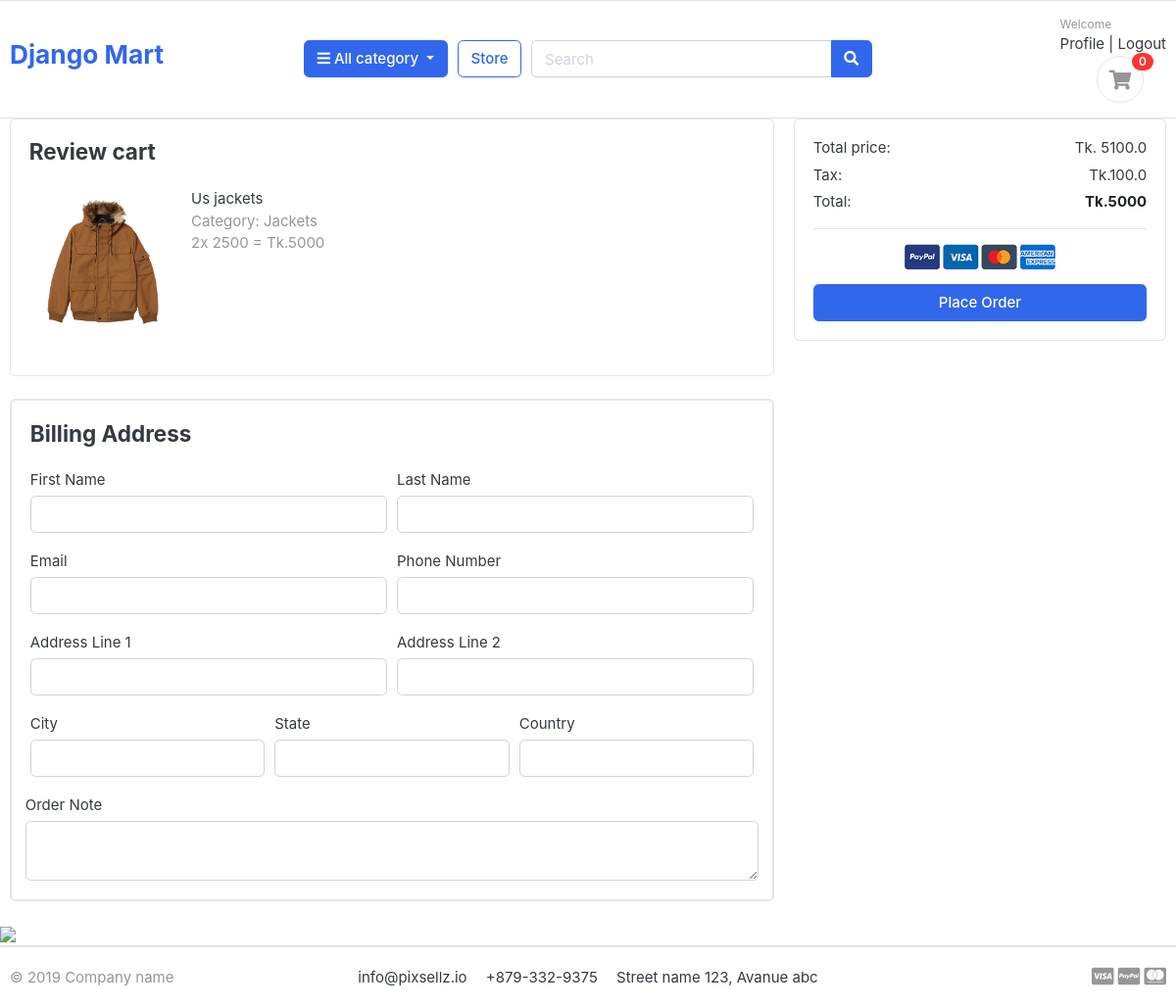
The app's page /order/place_order/ (signed in) with its own data.
### cart/models.py (models this page shows, shortened)
class CartItem(models.Model):
    user = models.ForeignKey(User, on_delete=models.CASCADE, null=True)# 1 userer multiple cart thakte pare
    product = models.ForeignKey(Product, on_delete=models.CASCADE) # only one type item are tobe use for this function
    cart = models.ForeignKey(Cart, on_delete=models.CASCADE, null=True)
    quantity = models.IntegerField()
    is_active = models.BooleanField(default=True)
    def sub_total(self):
        return self.product.price * self.quantity

### store/models.py (models this page shows, shortened)
class Product(models.Model):
    product_name = models.CharField(max_length=100, unique=True)
    slug = models.SlugField(max_length=200, unique=True)
    description = models.TextField(max_length=500, blank=True)
    price = models.IntegerField()
    image = models.ImageField(upload_to='photos/products')
    stock = models.IntegerField()
    is_available = models.BooleanField(default=True)
    category = models.ForeignKey(Catgory, on_delete=models.CASCADE)
    created_date = models.DateTimeField(auto_now_add=True)
    modified_date = models.DateTimeField(auto_now=True)

### category/models.py (models this page shows, shortened)
class Catgory(models.Model):
    category_name = models.CharField(max_length=50, unique=True)
    slug = models.SlugField(max_length=100, unique=True)
    description = models.TextField(max_length=255, blank= True)
    cat_image = models.ImageField(upload_to='photos/categories', blank=True)

### orders/views.py (the view, shortened to what this page needs)
# urls.py: path('place_order/', views.place_order, name="place_order"),
def place_order(request):
    print(request.POST)
    cart_items = None
    tax = 0
    total = 0
    grand_total = 0
    cart_items = CartItem.objects.filter(user = request.user)
    if cart_items.count() < 1:
        return redirect ('store')
    for item in cart_items:
        total += item.product.price * item.quantity
    tax = (2*total)/100
    grand_total = total + tax
    return render(request, 'orders/place_order.html', {'cart_items':cart_items, 'total':total, 'tax': tax, 'grand_total': grand_total})

### orders/templates/orders/place_order.html (shortened to what this page needs)
{% extends 'base.html' %}
{% load static %}
{% block body %}
<div class="container">
	<div class="row">
	<main class="col-md-8">
	<article class="card mb-4">
	<div class="card-body">
		<h4 class="card-title mb-4">Review cart</h4>
		<div class="row">
			{% for item in cart_items %}
			<div class="col-md-11">
				<figure  class="itemside mb-4">
					<div class="aside">
						<img style="height:150px; float:left;  " src="{{item.product.image.url}}" class=" img-small"></div>
						<figcaption class="info" >
							<p>{{item.product.product_name}} </p>
							<p class="text-muted">Category: {{item.product.category.category_name}}</p>
							<span class="text-muted">{{item.quantity}}x {{item.product.price}} = Tk.{{item.sub_total}} </span>
						</figcaption>
				</figure>
			</div>
			{% endfor %}
		</div>
	</div>
	</article>
	<article class="card mb-4">
	<div class="card">
	  <div class="card-body">
		<h4 class="card-title mb-4">Billing Address</h4>
		<form action="{% url 'place_order' %}" method="POST">
		  <div class="form-row">
			<div class="col form-group">
			  <label for="">First Name</label>
			  <input type="text" name="first_name" class="form-control" required>
			</div>
			<div class="col form-group">
			  <label for="">Last Name</label>
			  <input type="text" name="last_name" class="form-control" required>
			</div>
		  </div>
		  <div class="form-row">
			<div class="col form-group">
			  <label for="">Email</label>
			  <input type="email" name="email" class="form-control" required>
			</div>
			<div class="col form-group">
			  <label for="">Phone Number</label>
			  <input type="text" name="phone" class="form-control" required>
			</div>
		  </div>
		  <div class="form-row">
			<div class="col form-group">
			  <label for="">Address Line 1</label>
			  <input type="text" name="address_line1" class="form-control" required>
			</div>
			<div class="col form-group">
			  <label for="">Address Line 2</label>
			  <input type="text" name="address_line2" class="form-control">
			</div>
		  </div>
		  <div class="form-row">
			<div class="col form-group">
			  <label for="">City</label>
			  <input type="text" name="city" class="form-control" required>
			</div>
			<div class="col form-group">
			  <label for="">State</label>
			  <input type="text" name="state" class="form-control" required>
			</div>
			<div class="col form-group">
			  <label for="">Country</label>
			  <input type="text" name="country" class="form-control" required>
			</div>
			</div>
			<div class="form-row">
			  <label for="">Order Note</label>
			  <textarea name="order_note" rows="2" class="form-control"></textarea>
			</div>
	  </div>
	</div>
	</article>
			</main>
			<aside class="col-md-4">
				<div class="card">
			<div class="card-body">
				<dl class="dlist-align">
				  <dt>Total price:</dt>
				  <dd class="text-right">Tk. {{grand_total}}</dd>
				</dl>
				<dl class="dlist-align">
				  <dt>Tax:</dt>
				  <dd class="text-right">Tk.{{tax}}</dd>
				</dl>
				<dl class="dlist-align">
				  <dt>Total:</dt>
				  <dd class="text-right text-dark b"><strong>Tk.{{total}}</strong></dd>
				</dl>
				<hr>
				<p class="text-center mb-3">
					<img src="{% static 'images/misc/payments.png' %}" height="26">
				</p>
				<button type="submit" class="btn btn-primary btn-block"> Place Order </button>
			</div>
			</div>
			</aside>
		</div>
	</div>
{% endblock %}

### static/css/ui.css (style rules this page uses)
html { font-family: "Inter", sans-serif; font-size: 15px; }
figure { margin-bottom: 0; }
article:after, .form-group:after { display: block; clear: both; content: ""; }
.b { font-weight: 600; }
.itemside { position: relative; display: flex; width: 100%; }
.itemside .aside { position: relative; flex-shrink: 0; }
.itemside .info { padding-left: 15px; padding-right: 7px; }
.itemside p { margin-bottom: 0; }
[class*=dlist-] { margin-bottom: 5px; }
[class*=dlist-] dd { margin-bottom: 0; }
.dlist-align { display: flex; }
.dlist-align dt { width: 150px; word-wrap: break-word; font-weight: normal; }
.dlist-align dd { flex-grow: 1; }

### records on screen
CartItem: product.image (picture), product.product_name "Us jackets", product.category.category_name "Jackets", quantity "2", product.price "2500", sub_total "5000"

### other values on screen
{{ grand_total }} "5100.0"
{{ tax }} "100.0"
{{ total }} "5000"
